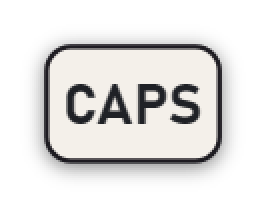
#> input picture scripts/ViExtras/Art/glyph_kbm_CAPS.png, 136 x 104 px (shown 2 times larger); its folder holds only this picture in this run
$ python gps_turn_teal.py ../scripts/ViExtras/Art/glyph_kbm_CAPS.png ../scripts/ViExtras/Art/glyph_kbm_PGDN.png
#> lines starting #> are read from the running program, lines starting #| are printed output that depends on the picture
### tools/build_txd.py
"""Pack the 2.5 art into game texture dictionaries.

    python tools/build_txd.py [--out build/viextras_txd]

Script Hook V's own textures (SHVDN CustomSprite) stop GTA V Enhanced
outright when one cannot be made (a side that is not a multiple of 4, a
full-screen picture), so the 2.5 art is drawn the way GTA6Hud draws its
main HUD instead: from streamed texture
dictionaries, with the game's DRAW_SPRITE. Every Art/manifest_<group>.txt
becomes one dictionary, vix_<group>, holding a texture per picture, named
as the picture. The scripts find a picture's dictionary from the manifest
it is listed in.

This writes CodeWalker XML: <out>/vix_<group>.ytd.xml beside a folder of
.dds files, ready for CodeWalker's XML import (cw_to_binary). The .ytd files
then go into the vihudfonts pack's vihudfonts.rpf, next to GTA6Hud's own.

Formats:
- up to 128 x 128 pixels (every button and prompt word): uncompressed A8R8G8B8, so small type stays crisp;
- larger: DXT5, as all of GTA6Hud's art is.
- art rendered at 2x gets a half-size mip level; full-screen art has none.
- glyph atlases (TEXT_GROUPS: customsfont, tools/render/customs_fonts.py):
  A8R8G8B8 whatever their size, with a full mip chain down to about 4 px.
  DXT5's 4 x 4 blocks would smear letters' edges, and one atlas is drawn at
  every size from 17 to 51 px, so each level is half the one before it, box
  filtered from the full picture (plain averaging: no ringing round letters).
Both sides of every picture are already multiples of 4 (the renderer pads).
"""
import argparse
import io
import os
import struct
import sys
from xml.sax.saxutils import escape

from PIL import Image

ROOT = os.path.dirname(os.path.dirname(os.path.abspath(__file__)))
ART = os.path.join(ROOT, "scripts", "ViExtras", "Art")
SMALL = 128 * 128
FULL_SCREEN_GROUPS = {"overlays", "focus"}
TEXT_GROUPS = {"customsfont"}


# [32 lines left out: functions read_manifests, dds_rgba, not called in this run]


def dds_dxt5(levels):
    def enc(img):
        buf = io.BytesIO()
        img.save(buf, format="DDS", pixel_format="DXT5")
        d = buf.getvalue()
        assert d[84:88] == b"DXT5"
        return d[:128], d[128:]
    head, first = enc(levels[0])
    hdr = bytearray(head)
    if len(levels) > 1:
        struct.pack_into("<I", hdr, 8, struct.unpack("<I", hdr[8:12])[0] | 0x20000)
        struct.pack_into("<I", hdr, 28, len(levels))
        struct.pack_into("<I", hdr, 108, struct.unpack("<I", hdr[108:112])[0] | 0x8 | 0x400000)
    return bytes(hdr) + first + b"".join(enc(l)[1] for l in levels[1:])


# [60 lines left out: functions item, main, not called in this run]


# [2 lines that do not run on import are left out]

### tools/gps_turn_teal.py
"""FBICat's turn-by-turn box in the waypoint's teal.

    python tools/gps_turn_teal.py <hud_gps_bg.dds in> <hud_gps_bg.dds out>

GTA6Hud's turn-by-turn box (UpdateTurnNavigation) is its vipause texture
hud_gps_bg: a dark panel with a pink square at its right end for the arrow,
drawn untinted and faded in and out. The route it follows is your own
waypoint's, which the minimap draws teal (ViExtras MinimapColours: vice_hud's
#47aba7), so the square is recoloured teal in the texture itself; anything
drawn over it would let the pink show through while the box fades.

Each pixel of the square moves from the pink towards the teal by how pink it
is (on red and green, against the panel), so its rounded corners, its
highlight and its edge against the panel keep their shading; the panel, its
border included, is left alone. Written as DXT5 with two mip levels,
like FBICat's (his own blocks kept outside the square), into the vipause.ytd of the vihudfonts pack (the CodeWalker XML
export's folder, then cw_to_binary).
"""
import os
import sys

from PIL import Image

sys.path.insert(0, os.path.dirname(os.path.abspath(__file__)))
from build_txd import dds_dxt5  # noqa: E402

PINK, PANEL = (255, 134, 189), (41, 36, 49)   # hud_gps_bg's square and panel
SQUARE_FROM = 472 / 608                        # the square's left edge (the dark rule before it), of the width
TEAL = (71, 171, 167)                          # vice_hud's waypoint #47aba7


def splice(orig, teal, w, h, mips):
    """FBICat's DDS with only the DXT5 blocks that cover the square taken from the
    recoloured one: the panel keeps his exact pixels (re-encoding it would move a
    few). The square starts on a block boundary at every level used."""
    assert orig[84:88] == b"DXT5" and teal[84:88] == b"DXT5"
    out = bytearray(orig)
    at = 128
    for level in range(mips):
        lw, lh = max(1, w >> level), max(1, h >> level)
        bw, bh = (lw + 3) // 4, (lh + 3) // 4
        first = int(lw * SQUARE_FROM) // 4
        assert first * 4 == int(lw * SQUARE_FROM), "the square is not block aligned"
        for row in range(bh):
            start = at + (row * bw + first) * 16
            end = at + (row + 1) * bw * 16
            out[start:end] = teal[start:end]
        at += bw * bh * 16
    return bytes(out)


def main():
    src = Image.open(sys.argv[1]).convert("RGBA")
#> src is the input picture: PIL image 136x104 RGBA; mean R, G, B, A 69.6, 68.4, 67.5, 96.8
    out = src.copy()
    px = out.load()
    for y in range(out.height):
        # only the square: the panel's light 1 px border reads a little pink too
        for x in range(int(out.width * SQUARE_FROM), out.width):
            r, g, b, a = px[x, y]
            t = ((r - PANEL[0]) / (PINK[0] - PANEL[0]) + (g - PANEL[1]) / (PINK[1] - PANEL[1])) / 2
            t = max(0.0, min(1.0, t))
            if t <= 0.0:
                continue
            px[x, y] = tuple(int(round(max(0, min(255, c + t * (q - p))))) for c, p, q in zip((r, g, b), PINK, TEAL)) + (a,)
    levels = [out, out.resize((out.width // 2, out.height // 2), Image.LANCZOS)]
    teal = dds_dxt5(levels)
#> in enc (call 2), `img.save(buf, format="DDS", pixel_format="DXT5")`:
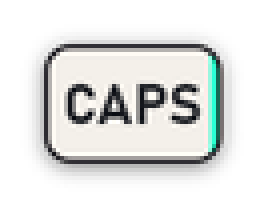
#> img: PIL image 68x52 RGBA (shown 4 times larger); mean R, G, B, A 67.4, 68.9, 67.1, 96.6; transparent parts drawn white
    with open(sys.argv[1], "rb") as f:
        orig = f.read()
    with open(sys.argv[2], "wb") as f:
        f.write(splice(orig, teal, src.width, src.height, len(levels)))
    print(f"hud_gps_bg {out.width}x{out.height} recoloured teal")


if __name__ == "__main__":
#> (the run stopped early here; a loop or call above may not have finished)
